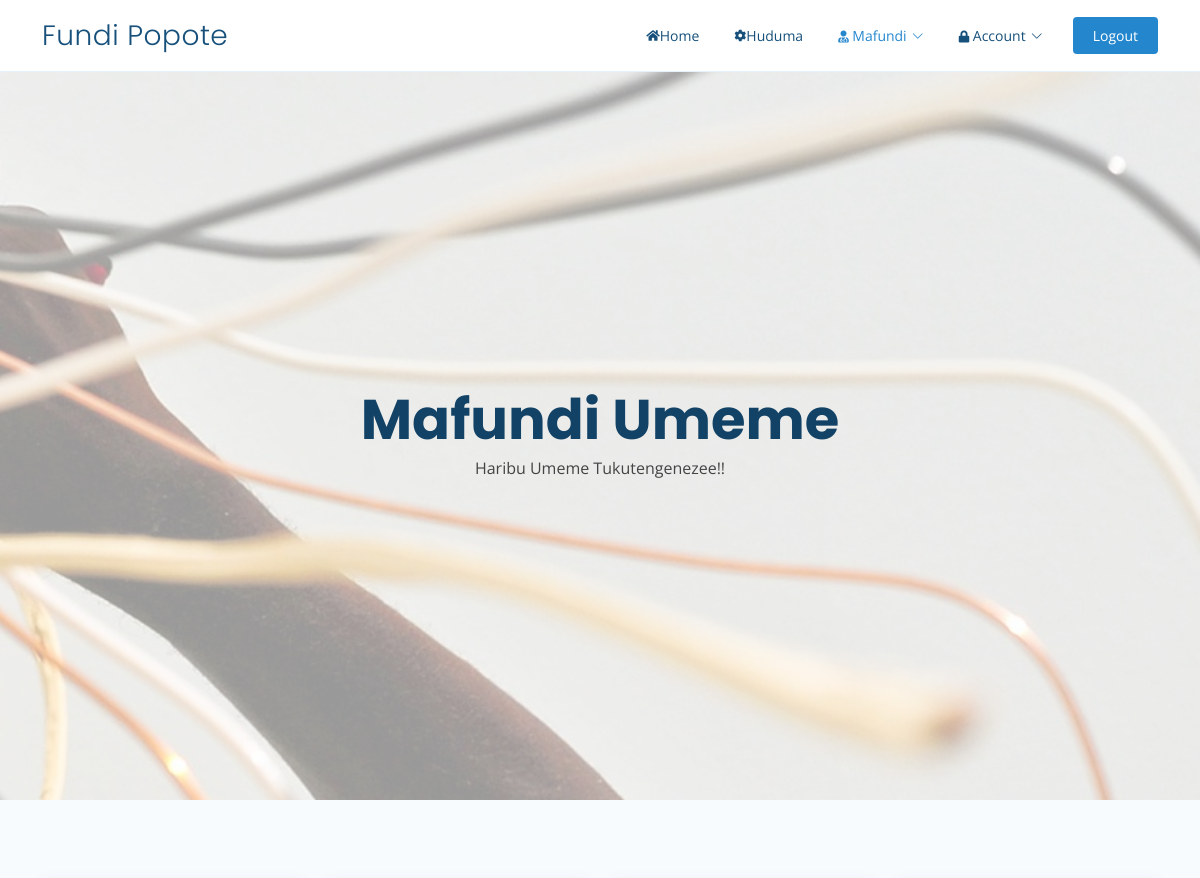
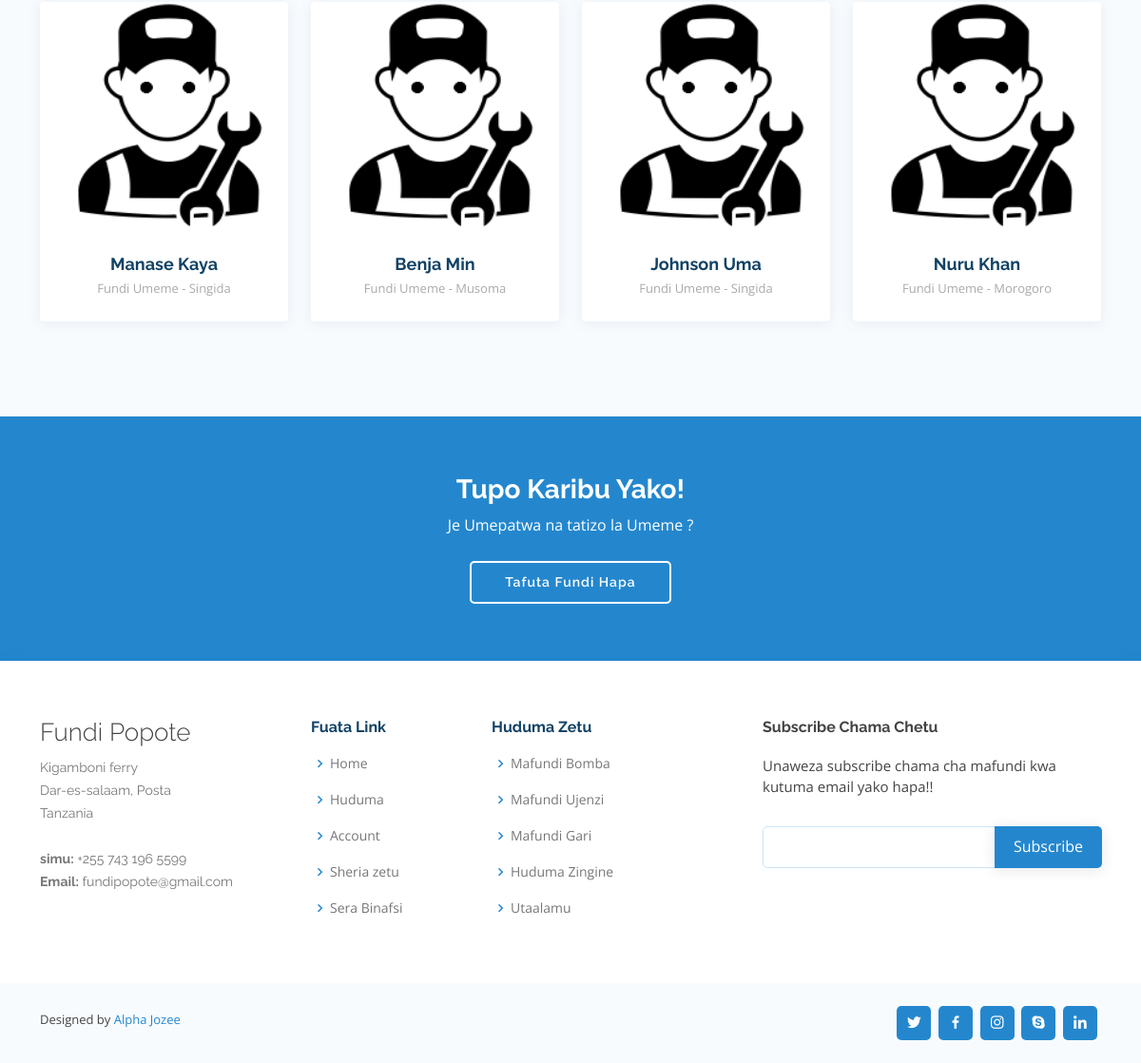
Screenshot of /mafundiCartegory.php?cartegory=Umeme with the database file from the repository (2 pictures, top to bottom).
### tables this page shows
CREATE TABLE `member` (
  `id` int(11) NOT NULL,
  `username` varchar(20) NOT NULL,
  `email` varchar(100) NOT NULL,
  `phone` varchar(12) NOT NULL,
  `region` varchar(100) NOT NULL,
  `district` varchar(100) NOT NULL,
  `password` varchar(10) NOT NULL,
  `cartegory` varchar(100) NOT NULL,
  `img` varchar(100) NOT NULL
);

### mafundiCartegory.php (the view, shortened to what this page needs)
<!DOCTYPE html>
<html lang="en">
<head>
    <link href="assets/vendor/aos/aos.css" rel="stylesheet" />
    <link href="assets/vendor/bootstrap/css/bootstrap.css" rel="stylesheet" />
    <link href="assets/vendor/bootstrap/css/bootstrap.min.css" rel="stylesheet" />
    <link href="assets/vendor/bootstrap-icons/bootstrap-icons.css" rel="stylesheet" />
    <link href="assets/vendor/boxicons/css/boxicons.min.css" rel="stylesheet" />
    <link href="assets/vendor/glightbox/css/glightbox.min.css" rel="stylesheet" />
    <link href="assets/vendor/remixicon/remixicon.css" rel="stylesheet" />
    <link href="assets/vendor/swiper/swiper-bundle.min.css" rel="stylesheet" />
    <link href="assets/css/style.css" rel="stylesheet" />
    <link href="assets/css/all.css" rel="stylesheet" />
</head>
<body>
    <header id="header" class="fixed-top">
        <div class="container d-flex align-items-center justify-content-between">
            <h2 class="logo"><a href="home.php">Fundi Popote</a></h2>
            <nav id="navbar" class="navbar">
                <ul>
                    <li><a class="nav-link scrollto" href="home.php"><i class="fa fa-home" aria-hidden="true"></i> Home</a></li>
                    <li><a class="nav-link scrollto" href="cartegory.php"><i class="fa fa-cog" aria-hidden="true"></i> Huduma</a></li>
                    <li class="dropdown">
                        <a href="#" class="active"><span><i class="fa fa-user-md" aria-hidden="true"></i> Mafundi</span> <i class="bi bi-chevron-down"></i></a>
                    </li>
                     <li class="dropdown">
                        <a href="#"><span><i class="fa fa-lock" aria-hidden="true"></i> Account</span> <i class="bi bi-chevron-down"></i></a>
                    </li>
                    <li>
                        <a class="getstarted scrollto" href="index.php">Logout</a>
                    </li>
                </ul>
            </nav>
        </div>
    </header>
    <?php
             $cartegory = $_GET['cartegory'];
    ?>
        <section id="hero" class="d-flex align-items-center" style="background-image: url('assets/img/<?php echo $cartegory;?>.jpg');">
            <div class="container position-relative" data-aos="fade-up" data-aos-delay="100">
                <div class="row justify-content-center">
                    <div class="col-xl-7 col-lg-9 text-center">
                        <h1>Mafundi <?php  echo $cartegory;?></h1>
                        <p>Haribu <?php  echo $cartegory;?> Tukutengenezee!!</p>
                    </div>
                </div>
            </div>
        </section>
    <main id="main">
        <section id="team" class="team section-bg">
            <div class="container" data-aos="fade-up">
                <div class="row">
                    <?php
                          $cartegory = $_GET['cartegory'];
                          include "connection.php";
                          $sql = "SELECT * FROM  member  WHERE member.cartegory ='$cartegory'";
                          $check = mysqli_query($conn, $sql);
                          while($row = mysqli_fetch_assoc($check)){
                        ?>
                         <div class="col-lg-3 col-md-6 d-flex align-items-stretch" data-aos="fade-up" data-aos-delay="200">
                                <div class="member">
                                    <div class="member-img">
                                        <img src="<?php echo $row['img']; ?>" style="height: 240px; width: 300px;" class="img-fluid" alt="" />
                                    </div>
                                    <div class="member-info">
                                        <h4><?php echo ucwords($row['username']); ?></h4>
                                        <span>Fundi <?php echo ucwords($row['cartegory']); ?> - <?php echo ucwords($row['region']); ?></span>
                                    </div>
                                </div>
                            </div>
                    <?php } ?>
                </div>
            </div>
        </section>
        <section id="cta" class="cta">
            <div class="container" data-aos="zoom-in">
                <div class="text-center">
                    <h3>Tupo Karibu Yako!</h3>
                    <p>
                        Je Umepatwa na tatizo la <?php echo $_GET['cartegory']; ?> ?
                    </p>
                    <a class="cta-btn" href="#">Tafuta Fundi Hapa</a>
                </div>
            </div>
        </section>
    </main>
       <footer id="footer">
        <div class="footer-top">
            <div class="container">
                <div class="row">
                    <div class="col-lg-3 col-md-6 footer-contact">
                        <h3>Fundi Popote</h3>
                        <p>
                            Kigamboni ferry <br /> Dar-es-salaam, Posta<br /> Tanzania <br /><br />
                            <strong>simu:</strong> +255 743 196 5599<br />
                            <strong>Email:</strong> fundipopote@gmail.com<br />
                        </p>
                    </div>
                    <div class="col-lg-2 col-md-6 footer-links">
                        <h4>Fuata Link</h4>
                        <ul>
                            <li>
                                <i class="bx bx-chevron-right"></i> <a href="home.php">Home</a>
                            </li>
                            <li>
                                <i class="bx bx-chevron-right"></i> <a href="cartegory.php">Huduma</a>
                            </li>
                            <li>
                                <i class="bx bx-chevron-right"></i> <a href="profile.php">Account</a>
                            </li>
                            <li>
                                <i class="bx bx-chevron-right"></i>
                                <a href="#">Sheria zetu</a>
                            </li>
                            <li>
                                <i class="bx bx-chevron-right"></i>
                                <a href="#">Sera Binafsi</a>
                            </li>
                        </ul>
                    </div>
                    <div class="col-lg-3 col-md-6 footer-links">
                        <h4>Huduma Zetu</h4>
                        <ul>
                            <li>
                                <i class="bx bx-chevron-right"></i> <a href="#">Mafundi Bomba</a>
                            </li>
                            <li>
                                <i class="bx bx-chevron-right"></i>
                                <a href="#">Mafundi Ujenzi</a>
                            </li>
                            <li>
                                <i class="bx bx-chevron-right"></i>
                                <a href="#">Mafundi Gari</a>
                            </li>
                            <li>
                                <i class="bx bx-chevron-right"></i> <a href="#">Huduma Zingine</a>
                            </li>
                            <li>
                                <i class="bx bx-chevron-right"></i>
                                <a href="#">Utaalamu</a>
                            </li>
                        </ul>
                    </div>
                    <div class="col-lg-4 col-md-6 footer-newsletter">
                        <h4>Subscribe Chama Chetu</h4>
                        <p>
                            Unaweza subscribe chama cha mafundi kwa kutuma email yako hapa!!
                        </p>
                        <form action="" method="post">
                            <input type="email" name="email" required/><input type="submit" value="Subscribe" />
                        </form>
                    </div>
                </div>
            </div>
        </div>
        <div class="container d-md-flex py-4">
            <div class="me-md-auto text-center text-md-start">
                <div class="credits">
                    Designed by <a href="https://alphaxad.000webhostapp.com">Alpha Jozee</a>
                </div>
            </div>
            <div class="social-links text-center text-md-right pt-3 pt-md-0">
                <a href="#" class="twitter"><i class="bx bxl-twitter"></i></a>
                <a href="#" class="facebook"><i class="bx bxl-facebook"></i></a>
                <a href="#" class="instagram"><i class="bx bxl-instagram"></i></a>
                <a href="#" class="google-plus"><i class="bx bxl-skype"></i></a>
                <a href="#" class="linkedin"><i class="bx bxl-linkedin"></i></a>
            </div>
        </div>
       </footer>
</body>
</html>

### rows the page displays
member: img (placeholder picture), username "Manase Kaya", cartegory "Umeme", region "Singida"
member: img (placeholder picture), username "Benja Min", cartegory "Umeme", region "Musoma"
member: img (placeholder picture), username "Johnson Uma", cartegory "Umeme", region "Singida"
member: img (placeholder picture), username "Nuru Khan", cartegory "Umeme", region "Morogoro"

### other values shown
$cartegory "Umeme"
$_GET['cartegory'] "Umeme"
